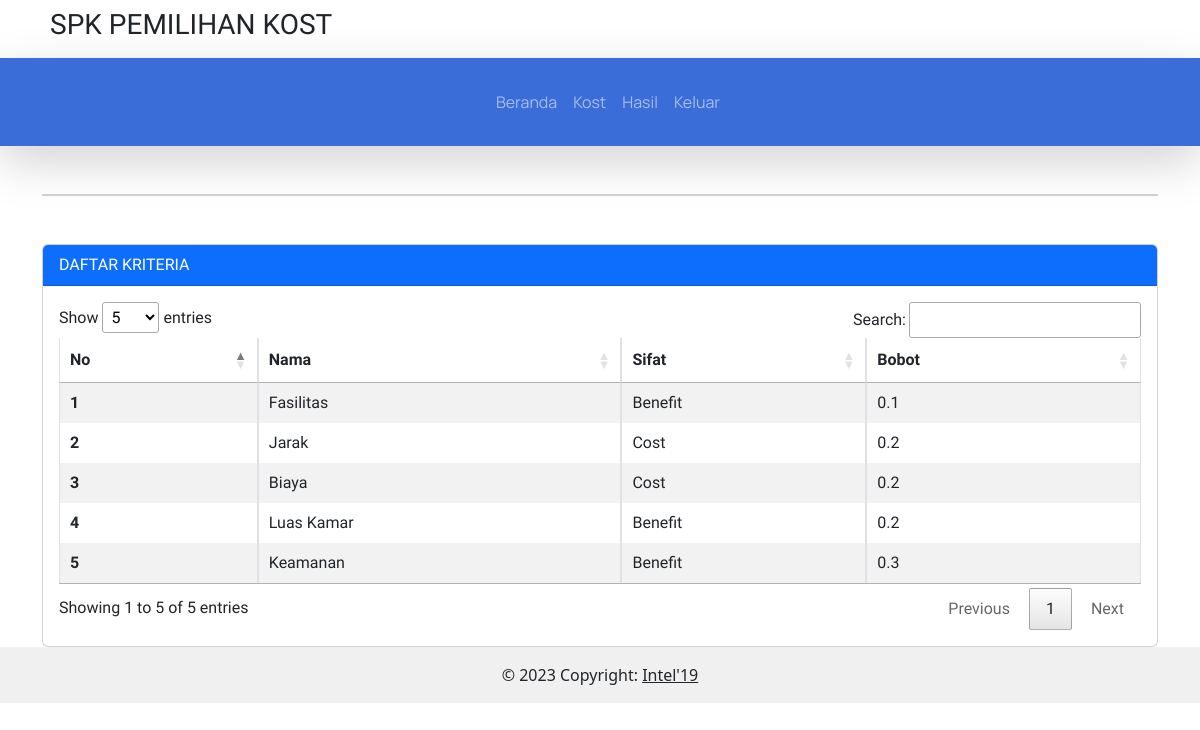
/user/kriteria_temp.php (signed in), run on the app's committed database.
### tables this page shows
CREATE TABLE `kriteria` (
  `id_kriteria` char(2) NOT NULL,
  `nama_kriteria` varchar(20) NOT NULL,
  `jenis_kriteria` varchar(30) NOT NULL
);

CREATE TABLE `bobot_kriteria` (
  `id_bobot` int(11) NOT NULL,
  `C1` float NOT NULL,
  `C2` float NOT NULL,
  `C3` float NOT NULL,
  `C4` float NOT NULL,
  `C5` float NOT NULL,
  `f_id_user` int(5) NOT NULL
);

### config.php (called while the page is built, shortened)
<?php
function connectDatabase()
{
    $conn = new mysqli(DB_HOST, DB_USERNAME, DB_PASSWORD, DB_NAME);
    return $conn;
}
?>

### user/functions/kriteria.php (called while the page is built, shortened)
<?php
require_once '../config.php';
class Kriteria{
    private $db;
    public function __construct()
    {
        $this->db = connectDatabase();
    }
    public function getKriteria($id_user)
    {
        return $this->db->query("SELECT * FROM `kriteria` JOIN bobot_kriteria ON bobot_kriteria.f_id_user = '$id_user'");
    }
}
$Kriteria = new Kriteria();
?>

### user/kriteria_temp.php (the view, shortened to what this page needs)
<?php
require_once './../includes/header.php';
require_once './functions/kriteria.php';
$id_user = $_SESSION['id_user'];
$data_Kriteria = $Kriteria->getKriteria($id_user);
?>
<div class="container" style="font-family: 'Prompt', sans-serif">
    <div class="row">
        <div class="d-xxl-flex">
            <div class="col-xxl-3 mb-xxl-3 mt-5">
                <div class="card">
                </div>
            </div>
            <div class="col-xxl-9 mt-5 ms-xxl-5">
                <div class="card">
                    <div class="card-header bg-primary text-white">DAFTAR KRITERIA</div>
                    <div class="card-body">
                        <div class="table-responsive">
                            <table class="table table-striped table-bordered nowrap" style="width:100%" id="table">
                                <thead>
                                    <tr>
                                        <th scope="col">No</th>
                                        <th scope="col">Nama</th>
                                        <th scope="col">Sifat</th>
                                        <th scope="col">Bobot</th>
                                    </tr>
                                </thead>
                                <tbody class="table-group-divider">
                                    <?php foreach ($data_Kriteria as $key => $kriteria):?>
                                    <tr>
                                        <th scope="row"><?=$key+1;?></th>
                                        <td><?=$kriteria['nama_kriteria'];?></td>
                                        <td><?=$kriteria['jenis_kriteria'];?></td>
                                        <td><?=$kriteria['C'.$key+1];?></td>
                                    </tr>
                                    <?php endforeach;?>
                                </tbody>
                            </table>
                        </div>
                    </div>
                </div>
            </div>
        </div>
    </div>
</div>
<?php
require_once './../includes/footer.php';
?>

### data on the page
kriteria: nama_kriteria "Fasilitas", jenis_kriteria "Benefit", bobot_kriteria.C1 "0.1"
kriteria: nama_kriteria "Jarak", jenis_kriteria "Cost", bobot_kriteria.C2 "0.2"
kriteria: nama_kriteria "Biaya", jenis_kriteria "Cost", bobot_kriteria.C3 "0.2"
kriteria: nama_kriteria "Luas Kamar", jenis_kriteria "Benefit", bobot_kriteria.C4 "0.2"
kriteria: nama_kriteria "Keamanan", jenis_kriteria "Benefit", bobot_kriteria.C5 "0.3"
